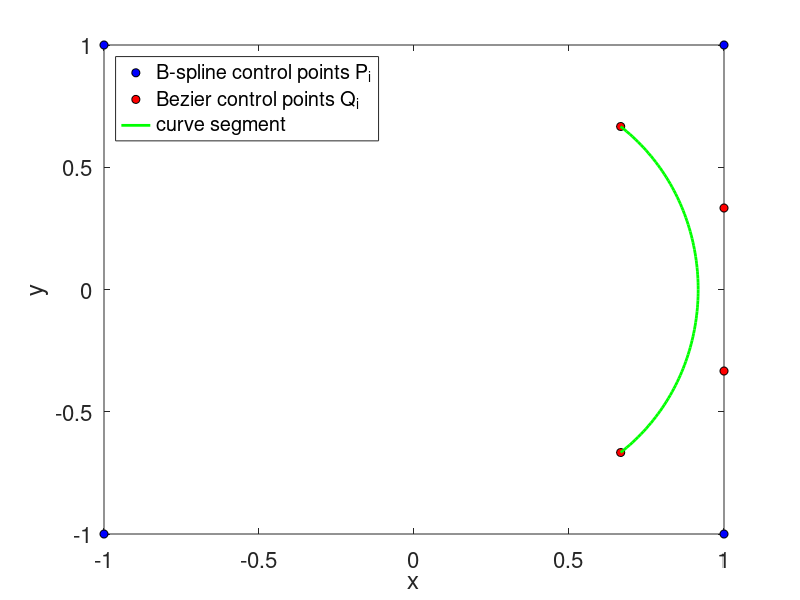

MATLAB code for this plot:
close all; clear; clc;

%% Plot control points

P = [-1 -1; 1 -1; 1 1; -1 1];
Q = [2/3 -2/3; 1 -1/3; 1 1/3; 2/3 2/3];
plot(P(:,1), P(:,2),'bo','MarkerEdgeColor','k','MarkerFaceColor','b')
hold on
plot(Q(:,1), Q(:,2),'ro','MarkerEdgeColor','k','MarkerFaceColor','r')
hold on
axis([-1 1 -1 1])
xlabel('x','fontsize',20); ylabel('y','fontsize',20); 
set(gca,'FontSize',16)
hold on

%% Method 1
u = 0:0.01:1;

x = (-1).*u.^2 + u + (2/3).*ones(1,length(u));
y = (-2/3).*u.^3 + u.^2 + u + (-2/3).*ones(1,length(u));
 
plot(x,y,'-g','LineWidth',2)
legend('B-spline control points P_{i}','Bezier control points Q_{i}','curve segment','Location','NorthWest')

%% Method 2

% u = linspace(0,1,100); 
% u2 = u.*u; u3 = u.*u2;
% 
% % B-spline basis functions
% b1 = 1/6*(1 - u).^3; b2 = u3/2 - u2 + 2/3;
% b3 = (-u3 + u2 + u + 1/3)/2; b4 = u3/6;
% 
% x = P(:,1); y = P(:,2);
% 
% % Plot B-spline
% for k = 1:length(P)-3
%     X = b1*x(k) + b2*x(k+1) + b3*x(k+2) + b4*x(k+3);
%     Y = b1*y(k) + b2*y(k+1) + b3*y(k+2) + b4*y(k+3);
%         if mod(k,2)==1, plot(X,Y,'g-','LineWidth',2); else
%         plot(X,Y,'k-'); end
% end